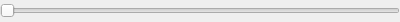
<?xml version="1.0" encoding="UTF-8"?>
<ui version="4.0">
 <class>NoiseSettingSlider</class>
 <widget class="QWidget" name="NoiseSettingSlider">
  <property name="geometry">
   <rect>
    <x>0</x>
    <y>0</y>
    <width>400</width>
    <height>22</height>
   </rect>
  </property>
  <property name="windowTitle">
   <string>NoiseSettingSlider</string>
  </property>
  <layout class="QHBoxLayout" name="horizontalLayout">
   <property name="spacing">
    <number>0</number>
   </property>
   <property name="leftMargin">
    <number>0</number>
   </property>
   <property name="topMargin">
    <number>0</number>
   </property>
   <property name="rightMargin">
    <number>0</number>
   </property>
   <property name="bottomMargin">
    <number>0</number>
   </property>
   <item>
    <widget class="QWidget" name="widget" native="true">
     <layout class="QHBoxLayout" name="horizontalLayout_2">
      <property name="spacing">
       <number>0</number>
      </property>
      <property name="leftMargin">
       <number>0</number>
      </property>
      <property name="topMargin">
       <number>0</number>
      </property>
      <property name="rightMargin">
       <number>0</number>
      </property>
      <property name="bottomMargin">
       <number>0</number>
      </property>
      <item>
       <widget class="QSlider" name="horizontalSlider_Noise">
        <property name="minimumSize">
         <size>
          <width>0</width>
          <height>12</height>
         </size>
        </property>
        <property name="orientation">
         <enum>Qt::Horizontal</enum>
        </property>
       </widget>
      </item>
     </layout>
    </widget>
   </item>
  </layout>
 </widget>
 <layoutdefault spacing="6" margin="11"/>
 <resources/>
 <connections/>
</ui>
